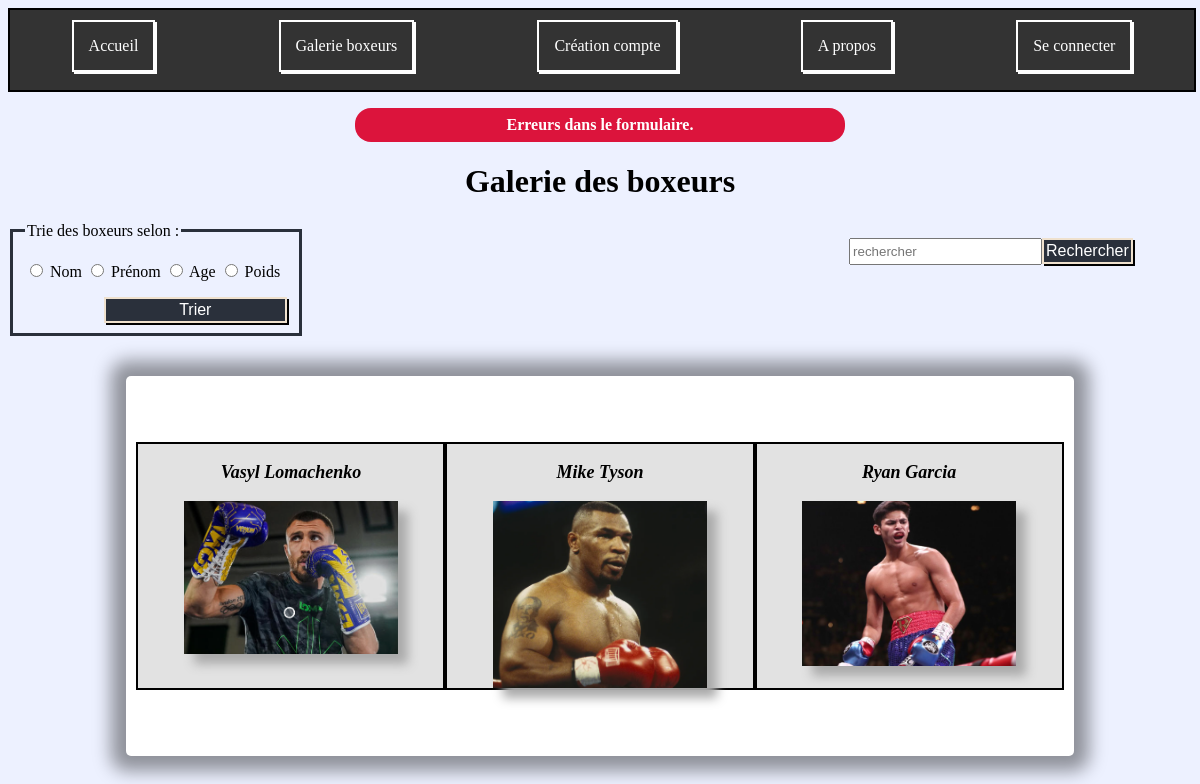
The page /?action=galerie (signed in) on the database its author committed.
### tables this page shows
CREATE TABLE `boxeur` (
  `id` int(11) NOT NULL AUTO_INCREMENT,
  `nom` varchar(255) DEFAULT NULL,
  `prenom` varchar(255) DEFAULT NULL,
  `age` int(11) DEFAULT NULL,
  `poids` int(11) DEFAULT NULL,
  `origine` varchar(255) DEFAULT NULL,
  `champion` varchar(255) DEFAULT NULL,
  `login` varchar(255) DEFAULT NULL,
  `img` varchar(255) DEFAULT NULL,
  PRIMARY KEY (`id`)
);

### src/Router.php (called while the page is built, shortened)
<?php
require_once "view/View.php";
require_once "control/BoxeurController.php";
class Router {
    private $vue;
    public function getindexURL()
    {
        return ".";
    }
    public function getListeURL()
    {
        return ".?action=galerie";
    }
    public function getURLAbout()
    {
        return ".?action=about";
    }
    public function getURLAskConnexion()
    {
        return ".?action=connexion";
    }
    public function getURLCreateAccount()
    {
        return ".?action=newAccount";
    }
    public function getURLRecherche()
    {
        return ".?action=recherche";
    }
    public function getURLTrie()
    {
        return ".?action=trie";
    }
    public function main($BoxeurStorage,$AccountStorage)
    {
        $feedback = key_exists('feedback', $_SESSION) ? $_SESSION['feedback'] : '';
        if(key_exists("user",$_SESSION))
        {
            if($_SESSION['statut']==='admin')
            {
                $this->vue=new AdminView($this,$feedback,$_SESSION['user']);
            }
            else {
                $this->vue=new UserView($this,$feedback,$_SESSION['user']);
            }
        }
        else {
            $this->vue=new View($this,$feedback);
        }
        $AuthManager=new AuthentificationManager();
        $this->controlerBoxeur=new BoxeurController($this->vue,$BoxeurStorage,$AuthManager);
        $this->controlerAccount=new AccountController($this->vue,$AccountStorage,$AuthManager);
        $boxeurId=key_exists('boxeur', $_GET) ? $_GET['boxeur'] : null;
        $accountId=key_exists('account', $_GET) ? $_GET['account'] : null;
        $action = key_exists('action', $_GET) ? $_GET['action'] : null;
        try {
            if(key_exists('user',$_SESSION))
            {
                switch($action){
                case "voir":
                    if($boxeurId===null){
                        $this->vue->makeUnknownBoxeurPage();
                    }
                    else {
                        $this->controlerBoxeur->showInformation($boxeurId);
                    }
                    break;
                case "voirAccount":
                    if($accountId===null)
                    {
                        $this->vue->makeUnknownPage();
                    }
                    else {
                        $this->controlerAccount->showAccountInformation($accountId);
                    }
                    break;
                case "nouveauBoxeur":
                    $this->controlerBoxeur->newBoxeur();
                    break;
                case "sauverNouveauBoxeur":
                    $this->controlerBoxeur->saveNewBoxeur($_POST);
                    break;
                case "AskSupprimerBoxeur":
                    if ($boxeurId === null) {
                        $this->vue->makeUnkownActionPage();
                    }
                    else {
                        $this->controlerBoxeur->askBoxeurDeletion($boxeurId);
                    }
                    break;
                case "ConfirmationSupprimerBoxeur":
                    if ($boxeurId === null) {
                        $this->vue->makeUnkownActionPage();
                    }
                    else {
                        $this->controlerBoxeur->deleteBoxeur($boxeurId);
                    }
                    break;
                case "modifierBoxeur":
                    if ($boxeurId === null) {
                        $this->vue->makeUnkownActionPage();
                    }
                    else {
                        $this->controlerBoxeur->askBoxeurModif($boxeurId);
                    }
                    break;
                case "SaveModifBoxeur":
                    if ($boxeurId === null) {
                        $this->vue->makeUnkownActionPage();
                    }
                    else {
                        $this->controlerBoxeur->saveBoxeurModification($boxeurId, $_POST);
                    }
                    break;
                case "galerie":
                    $this->controlerBoxeur->showList();
                    break;
                case "recherche":
                    $this->controlerBoxeur->showListRecherche($_POST);
                    break;
                case "trie":
                    $this->controlerBoxeur->showListTrie($_POST);
                    break;
                case "accueil":
                    $this->vue->indexPage();
                    break;
                case "about":
                    $this->vue->makeAboutPage();
                    break;
                case "ModifAccount":
                    if($accountId===null)
                    {
                        $this->vue->makeUnkownActionPage();
                    }
                    else {
                        $this->controlerAccount->askAccountModif($accountId);
                    }
                    break;
                case "SaveModifAccount":
                    if($accountId===null)
                    {
                        $this->vue->makeUnkownActionPage();
                    }
                    else {
                        $this->controlerAccount->saveAccountModification($accountId,$_POST);
                    }
                    break;
                case "DeleteAccount":
                    if($accountId===null)
                    {
                        $this->vue->makeUnkownActionPage();
                    }
                    else {
                        $this->controlerAccount->askAccountDeletion($accountId);
                    }
                    break;
                case "ConfirmDeleteAccount":
                    if($accountId===null)
                    {
                        $this->vue->makeUnkownActionPage();
                    }
                    else {
                        $this->controlerAccount->deleteAccount($accountId);
                    }
                    break;
                case "deconnexion":
                    $this->controlerAccount->askDeconnectionUser();
                    break;
                case "confirmDeconnecion":
                    $this->controlerAccount->deconnectUser();
                    break;
                case "GestionAccount":
                    $this->controlerAccount->showListAccount();
                    break;
                default:
                    $this->vue->makeUnkownActionPage();
                    break;
            }
        }
            else{
                switch($action){
                case "galerie":
                    $this->controlerBoxeur->showList();
                    break;
            }
        }
        } catch (Exception $e) {
            $this->vue->errorPage($e);
        }
        $this->vue->render();
        }
}

### index.php (called while the page is built, shortened)
<?php
require_once("./src/model/boxeur_model/BoxeurStorageMySQL.php");
require_once("Router.php");
$router = new Router();
$dsn ="mysql:host=".MYSQL_HOST.";port=".MYSQL_PORT.";dbname=".MYSQL_DB.";charset=utf8mb4";
$bd = new PDO($dsn,MYSQL_USER, MYSQL_PASSWORD);
$bd->setAttribute(PDO::ATTR_ERRMODE, PDO::ERRMODE_EXCEPTION);
$BoxeurStorageSQL=new BoxeurStorageMySQL($bd);
$AccountStorageSQL = new AccountStorageMySQL($bd);
$router->main($BoxeurStorageSQL,$AccountStorageSQL);
?>

### src/control/BoxeurController.php (called while the page is built, shortened)
<?php
require_once "model/boxeur_model/Boxeur.php";
require_once "model/boxeur_model/BoxeurStorageMySQL.php";
class BoxeurController {
    private $view;
    private $boxeurStore;
    public function __construct($view,$boxeurStore,$auth)
    {
        $this->view=$view;
        $this->boxeurStore = $boxeurStore;
    }
    public function showList()
    {
        $boxeurTab=$this->boxeurStore->readAll();
        $this->view->makeListPage($boxeurTab);
    }
}
?>

### src/model/boxeur_model/Boxeur.php (called while the page is built, shortened)
<?php
class Boxeur {
    private $nom;
    private $prenom;
    private $urlIMG;
    public function __construct($n,$p,$a,$poids,$o,$c,$login,$urlIMG)
    {
        $this->nom=$n;
        $this->prenom=$p;
        $this->urlIMG=$urlIMG;
    }
    public function getNom()
    {
        return $this->nom;
    }
    public function getPrenom()
    {
        return $this->prenom;
    }
    public function getURLimg()
    {
        return $this->urlIMG;
    }
}
?>

### src/model/boxeur_model/BoxeurStorageMySQL.php (called while the page is built, shortened)
<?php
    require_once "Boxeur.php";
    class BoxeurStorageMySQL implements BoxeurStorage
    {
        private $bd;
        public function __construct($bd)
        {
           $this->bd=$bd;
        }
    public function readAll(){
        $requete = "SELECT * FROM boxeur";
        $stmt = $this->bd->prepare($requete);
        $stmt->execute();
        $tabBoxeur=$stmt->fetchAll();
        $BoxeurtabRetour=array();
        if($tabBoxeur!==false)
        {
            foreach($tabBoxeur as $keys => $value)
            {
                $boxeur=new Boxeur($value['nom'],$value['prenom'],$value['age'],$value['poids'],$value['origine'],$value['champion'],$value['login'],$value['img']);
                $BoxeurtabRetour+=[$value['id'] => $boxeur];
            }
        }
        return $BoxeurtabRetour;
    }
    }
?>

### src/view/View.php (the view, shortened to what this page needs)
<?php
class View {
    protected $TabURLMenu;
    protected $routeur;
    public function __construct($r,$f)
    {
       $this->routeur=$r;
       $this->TabURLMenu= array("Accueil"=>$this->routeur->getindexURL(),
                        "Galerie boxeurs"=>$this->routeur->getListeURL(),
                        "Création compte"=>$this->routeur->getURLCreateAccount(),
                        "A propos"=>$this->routeur->getURLAbout(),
                        "Se connecter"=>$this->routeur->getURLAskConnexion()
);
       $this->menu=$this->MenuPage();
    }
    public function render()
    {
        require_once "squeletteView.php";
    }
    public function makeListPage($tableauBoxeur)
    {
        $this->title="Galerie des boxeurs";
        $this->content="<h1>$this->title</h1>"."\n";
        $this->content.=$this->getFormulaireRecherche();
        $this->content.=$this->getRadioTrie();
        $this->content.="<div class =galerie >"."\n";
        foreach($tableauBoxeur as $keys => $value)
        {
            $this->content.="<div class =grille>"."\n";
            $name=$value->getNom();
            $prenom=$value->getPrenom();
            $this->content.="<h3>$name"." ".$prenom."</h3>"."\n";
            $this->content.="<img src=\"".$value->getURLimg()."\" alt=\""." Image de $name"."\">"."\n";
            $this->content.="</div>"."\n";
        }
        $this->content.="</div>"."\n";
    }
    public function getFormulaireRecherche()
    {
        $rechercheForm="<div class ='recherche'>"."\n";
        $rechercheForm.='<form action="'.$this->routeur->getURLRecherche().'" method="POST">'."\n";
        $rechercheForm.='<p>'."\n".'<label> <input type="text" name=recherche placeholder="rechercher" /></label>'."\n";
        $rechercheForm.="<button name='search'>Rechercher</button>"."\n"."</p>"."\n";
        $rechercheForm.="</form>"."\n";
        $rechercheForm.="</div>"."\n";
        return $rechercheForm;
    }
    public function getRadioTrie()
    {
        $trie="<div class='trie'>"."\n";
        $trie.='<form action="'.$this->routeur->getURLTrie().'" method="POST">'."\n";
            $trie.="<fieldset>"."\n";
                $trie.="<legend>Trie des boxeurs selon :</legend>"."\n";
                $trie.='<p>'."\n".'<label><input type="radio" value="nom" name="trie" /> Nom</label>'."\n";
                $trie.='<label><input type="radio" value="prenom" name="trie" /> Prénom</label>'."\n";
                $trie.='<label><input type="radio" value="age" name="trie" /> Age</label>'."\n";
                $trie.='<label><input type="radio" value="poids" name="trie" /> Poids</label>'."\n".'</p>'."\n";
                $trie.='<button type=submit>Trier</button>'."\n";
            $trie.='</fieldset>'."\n";
        $trie.='</form>'."\n";
        $trie.="</div>"."\n";
        return $trie;
    }
    public function MenuPage()
    {
        $menu="<nav class ='menu'> "."\n";
        $menu.="<ul>"."\n";
        foreach($this->TabURLMenu as $champ => $valueURL)
        {
            $menu.="<li><a href =\"$valueURL \">$champ</a></li>"."\n";
        }
        $menu.="</ul>"."\n"."</nav>"."\n";
        return $menu;
    }
}
?>

### skin/screen.css (style rules this page uses)
h1,h2 { text-align: center; }
h3 { font-style: italic; }
.menu { background-color: #333333; height: 80px; border: 2px solid; width: 100%; }
.menu ul { list-style: none; padding: 0; margin: auto; display: flex; justify-content: space-around; width: 100%; align-items: center; padding-top: 10px; }
.menu ul li a { display:block; background: #333333; color:white; text-decoration:none; text-align:center; padding: 15px; border:2px solid; box-shadow: 2px 2px white; }
.galerie { background: white; display: grid; grid-template-columns: 1fr 1fr 1fr; border-radius: 5px; box-shadow: 0 0 18px 15px rgba(0, 0, 0, 0.4); padding: 66px 10px; box-sizing: border-box; width: 80%; margin: 40px 10%; position: relative; }
.galerie .grille { border: 2px solid; background: #e2e2e2; }
.galerie img { width: 70%; box-shadow:10px 10px 10px #aaaaaa; display: block; margin:auto; }
.galerie h3 { text-align: center; font-size: large; }
.negativeFeedback p { text-align: center; font-weight: bold; color: white; background: crimson; border-radius: 1em; margin: 1em auto; max-width: 40%; padding: .5em; }
.recherche { position: relative; width: 95%; }
.recherche input { width: 65%; height: 21px; }
.recherche p { float: right; align-items: center; }
.recherche button { font-size: 1em; float: right; width: 32%; height: 26px; }
.trie { position: relative; width: 25%; }
.trie fieldset { border:solid #2a303b; }
.trie button { font-size: 1em; float: right; width: 70%; height: 26px; }
button { height: 32px; background-color: #2a303b; color: #fff; font-size: 1.3rem; font-weight: 400; text-align: center; display: flex; align-items: center; justify-content: center; border: 2px solid #EFE1CE; box-shadow: 2px 2px black; }
body { background: #EDF1FF; }

### rows shown on the page
boxeur: nom "Vasyl", prenom "Lomachenko", img (picture)
boxeur: nom "Mike", prenom "Tyson", img (picture)
boxeur: nom "Ryan", prenom "Garcia", img (picture)

### other values the page prints
$champ "Accueil"
$champ "Galerie boxeurs"
$champ "Création compte"
$champ "A propos"
$champ "Se connecter"
$this->feedback "Erreurs dans le formulaire."
$this->title "Galerie des boxeurs"
